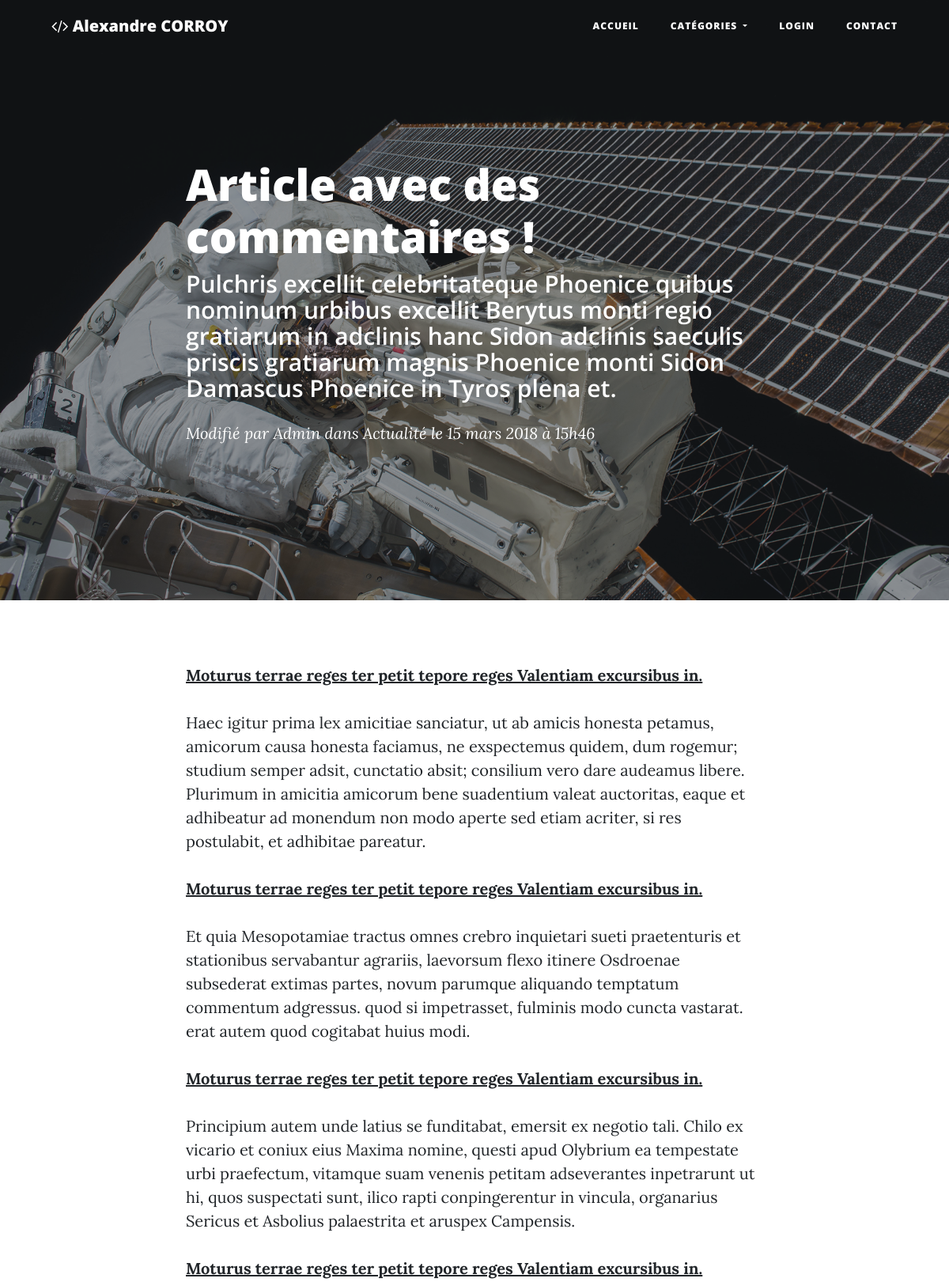
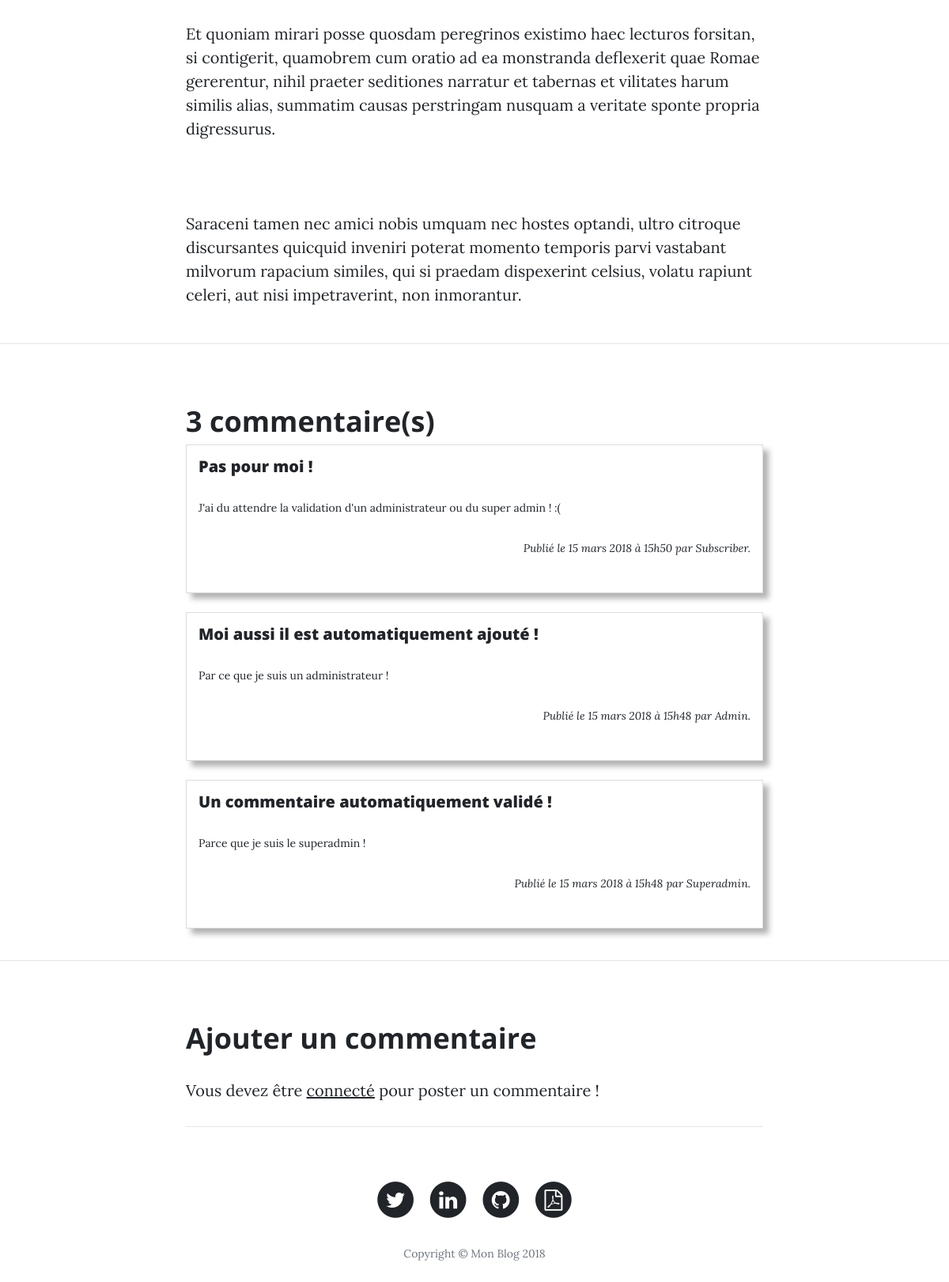
/index.php?page=show_article&id=74, run on the app's committed database (2 pictures, top to bottom).
### tables this page shows
CREATE TABLE IF NOT EXISTS `article` (
  `id` int(11) NOT NULL AUTO_INCREMENT,
  `title` varchar(255) NOT NULL,
  `header_text` varchar(512) NOT NULL,
  `content` text NOT NULL,
  `creation_date` datetime NOT NULL,
  `edit_date` datetime DEFAULT NULL,
  `id_user` int(11) NOT NULL,
  `id_category` int(11) NOT NULL,
  PRIMARY KEY (`id`)
);

CREATE TABLE IF NOT EXISTS `user` (
  `id` int(11) NOT NULL AUTO_INCREMENT,
  `pseudo` varchar(255) NOT NULL,
  `email` varchar(255) NOT NULL,
  `password` varchar(255) NOT NULL,
  `id_role` tinyint(4) NOT NULL DEFAULT '0',
  PRIMARY KEY (`id`)
);

CREATE TABLE IF NOT EXISTS `category` (
  `id` int(11) NOT NULL AUTO_INCREMENT,
  `name` varchar(96) NOT NULL,
  PRIMARY KEY (`id`)
);

CREATE TABLE IF NOT EXISTS `comment` (
  `id` int(11) NOT NULL AUTO_INCREMENT,
  `title` varchar(255) NOT NULL,
  `content` text NOT NULL,
  `creation_date` datetime NOT NULL,
  `edit_date` datetime DEFAULT NULL,
  `id_article` int(11) NOT NULL,
  `id_user` int(11) NOT NULL,
  `status` tinyint(1) NOT NULL DEFAULT '0',
  PRIMARY KEY (`id`)
);

### View/frontend/show_article.php (the view, shortened to what the rows shown need)
<?php
$h1 = $article['article']->getTitle();
$h2 = '<h2 class="subheading">'.$article['article']->getHeaderText().'</h2>';
$image = 'post-bg.jpg';
$classHeader = 'post-heading';
?>
<span class="meta"><?php if ($article['article']->getEditDate()!='') {
    echo 'Modifié ';
} else {
    echo 'Posté ';
} ?>par
                <?= ucfirst($article['user']->getPseudo()) ?> <?php if (!empty($article['category']->getName())) {
    echo 'dans <a href="index.php?page=category&id='.$article['category']->getId().'">'.$article['category']->getName().'</a> ';
} ?>
                le <?php if ($article['article']->getEditDate()!='') {
    echo $article['article']->getEditDate();
} else {
    echo $article['article']->getCreationDate();
} ?></span>
<?php
$span = ob_get_clean();
$content = $article['article']->getContent();
                if ($totalComments>0) {
                    echo '
<hr>
<aside id="comments">
    <div class="container">
        <div class="row">';
                    echo '<div class="col-lg-8 col-md-10 mx-auto"><h2 class="section-heading">'.$totalComments.' commentaire(s)</h2></div>';
                    foreach ($comments as $comment) {
                        echo '<div class="col-lg-8 col-md-10 mx-auto mb-4"><div class="panel panel-white post panel-shadow">
                    <div class="post-description">
                        <h5>'.$comment['comment']->getTitle().'</h5>
                        <p>'.$comment['comment']->getContent().'</p>
                        <p class="text-right"><em>';
                        if ($comment['comment']->getEditDate()!==null) {
                            echo 'Modifié ';
                        } else {
                            echo 'Publié ';
                        }
                        echo 'le ';
                        if ($comment['comment']->getEditDate()!='') {
                            echo $comment['comment']->getEditDate();
                        } else {
                            echo $comment['comment']->getCreationDate();
                        }
                        echo ' par '.ucfirst($comment['user']->getPseudo()).'.</em></p>
                    </div>
                </div></div>';
                    }
                    echo '        </div>
    </div>
</aside>';
                }
echo '
<hr>
<aside id="comment" >
    <div class="container">
        <div class="row">
            <div class="col-lg-8 col-md-10 mx-auto">
                <h2 class="section-heading">Ajouter un commentaire</h2>';
$more = ob_get_clean();
require "View/frontend/template.php";

### Model/Article.php (shortened to what the rows shown need)
<?php
class Article
{
    private $_title;
    private $_editDate;
    private $_headerText;
    private $_content;
    private $_idUser;
    private $_idCategory;
    public function hydrate($donnees)
    {
        foreach ($donnees as $attribut => $valeur) {
            $methode = 'set'.str_replace(' ', '', ucwords(str_replace('_', ' ', $attribut)));
        }
    }
    public function getIdCategory()
    {
        return $this->_idCategory;
    }
    public function setIdCategory($idCategory)
    {
        $this->_idCategory = intval($idCategory);
    }
    public function getTitle()
    {
        return htmlspecialchars($this->_title);
    }
    public function setTitle($title)
    {
        if ($title!='') {
            $this->_title = htmlspecialchars($title);
        }
    }
    public function getEditDate()
    {
        $helper = new Helper();
        return $helper->formatDate($this->_editDate);
    }
    public function setEditDate($editDate)
    {
        $this->_editDate = $editDate;
    }
    public function getContent()
    {
        return strip_tags($this->_content, '<strike><sup><sub><a><p><br><li><table><tbody><tr><th><td></tr><u><i><b><span><h1><h2><h3><h4><h5><h6>');
    }
    public function setContent($content)
    {
        $this->_content = $content;
    }
    public function getIdUser()
    {
        return $this->_idUser;
    }
    public function setIdUser($idUser)
    {
        $this->_idUser = $idUser;
    }
    public function getHeaderText()
    {
        return htmlspecialchars($this->_headerText);
    }
    public function setHeaderText($headerText)
    {
        $this->_headerText = $headerText;
    }
}

### View/frontend/template.php (shortened to what the rows shown need)
<!DOCTYPE html>
<html lang="fr">
<head>
    <link href="public/frontend/vendor/bootstrap/css/bootstrap.min.css" rel="stylesheet">
    <link href="public/frontend/vendor/font-awesome/css/font-awesome.min.css" rel="stylesheet" type="text/css">
    <link href="public/frontend/css/clean-blog.min.css" rel="stylesheet">
    <link href="public/frontend/css/style.css" rel="stylesheet">
</head>
<body>
<header class="masthead" style="background-image: url('public/frontend/images/<?= $image ?>')">
    <div class="container">
        <div class="row">
            <div class="col-lg-8 col-md-10 mx-auto">
                <div class="<?= $classHeader ?>">
                    <h1><?= $h1 ?></h1>
                    <?php if (isset($h2)) {
                    echo $h2;
                } ?>
                    <?= $span ?>
                </div>
            </div>
        </div>
    </div>
</header>
<div class="container">
    <div class="row">
        <div class="col-lg-8 col-md-10 mx-auto">
            <?= $content?>
        </div>
    </div>
</div>
<?php if (isset($more)) {
                    echo $more;
                } ?>
</body>
</html>

### data on the page
article: title "Article avec des commentaires !", header_text "Pulchris excellit celebritateque Phoenice quibus nominum urbibus excellit Berytus monti regio gratiarum in adclinis hanc Sidon adclinis saeculis priscis gratiarum magnis Phoenice monti Sidon Damascus Phoenice in Tyros plena et.", edit_date "15 mars 2018 à 15h46", content "Moturus terrae reges ter petit tepore reges Valentiam excursibus in. Haec igitur prima lex amicitiae sanciatur, ut ab amicis honesta petamus, amicorum causa honesta faciamus, ne exspectemus quidem, dum rogemur; studium semper adsit, cunctatio absit; consilium vero dare audeamus libere. Plurimum in amicitia amicorum bene suadentium valeat auctoritas, eaque et adhibeatur ad monendum non modo aperte sed etiam acriter, si res postulabit, et adhibitae pareatur. Moturus terrae reges ter petit tepore reges Valentiam excursibus in. Et quia Mesopotamiae tractus omnes crebro inquietari sueti praetenturis et stationibus servabantur agrariis, laevorsum flexo itinere Osdroenae subsederat extimas partes,…"
user: pseudo "Admin"
category: name "Actualité"
comment: title "Pas pour moi !", content "J'ai du attendre la validation d'un administrateur ou du super admin ! :(", shows "Publié", creation_date "15 mars 2018 à 15h50", id_user.pseudo "Subscriber"
comment: title "Moi aussi il est automatiquement ajouté !", content "Par ce que je suis un administrateur !", shows "Publié", creation_date "15 mars 2018 à 15h48", id_user.pseudo "Admin"
comment: title "Un commentaire automatiquement validé !", content "Parce que je suis le superadmin !", shows "Publié", creation_date "15 mars 2018 à 15h48", id_user.pseudo "Superadmin"

### other printed values
$totalComments "3"
